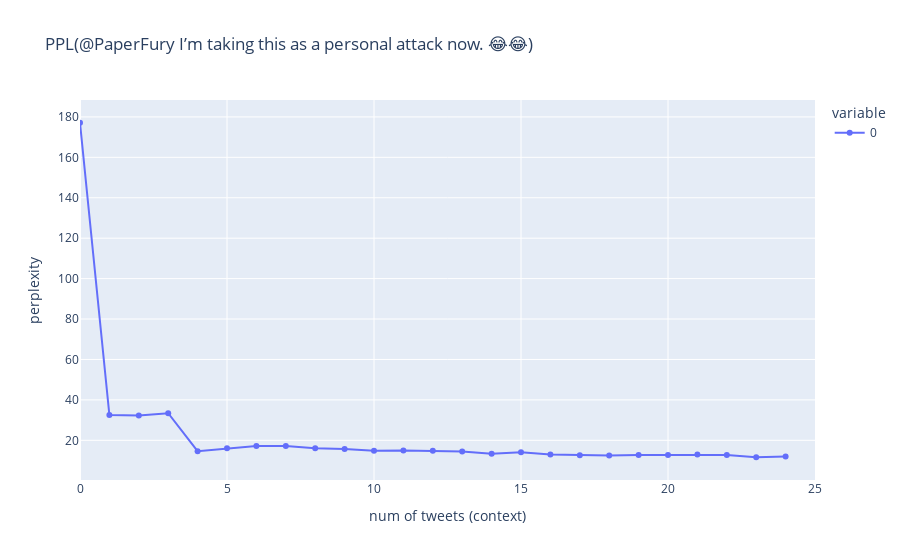

The code cell stored with this chart in its notebook:
### Code cell
fig = px.line(ppl_list, markers=True, title=f"PPL({text})")

fig.update_yaxes(title="perplexity")
fig.update_xaxes(title="num of tweets (context)", range=(0,25))

### Figure 1 — Plotly figure (JSON) as saved in the notebook; plotly's stock layout.template omitted (floating-point values rounded to 4 significant figures)
{"data": [{"hovertemplate": "variable=0<br>index=%{x}<br>value=%{y}<extra></extra>", "legendgroup": "0", "line": {"color": "#636efa", "dash": "solid"}, "marker": {"symbol": "circle"}, "mode": "markers+lines", "name": "0", "orientation": "v", "showlegend": true, "type": "scatter", "x": [0, 1, 2, 3, 4, 5, 6, 7, 8, 9, 10, 11, 12, 13, 14, 15, 16, 17, 18, 19, 20, 21, 22, 23, 24], "xaxis": "x", "y": [177.1, 32.52, 32.28, 33.43, 14.65, 16.05, 17.16, 17.19, 16.1, 15.72, 14.89, 15.0, 14.81, 14.48, 13.41, 14.06, 12.99, 12.67, 12.48, 12.71, 12.75, 12.98, 12.76, 11.62, 11.97], "yaxis": "y"}], "layout": {"autosize": true, "legend": {"title": {"text": "variable"}, "tracegroupgap": 0}, "title": {"text": "PPL(@PaperFury I’m taking this as a personal attack now. 😂😂)"}, "xaxis": {"anchor": "y", "domain": [0, 1], "range": [0, 25], "title": {"text": "num of tweets (context)"}, "type": "linear"}, "yaxis": {"anchor": "x", "autorange": true, "domain": [0, 1], "range": [-2.035, 190.8], "title": {"text": "perplexity"}, "type": "linear"}}}
